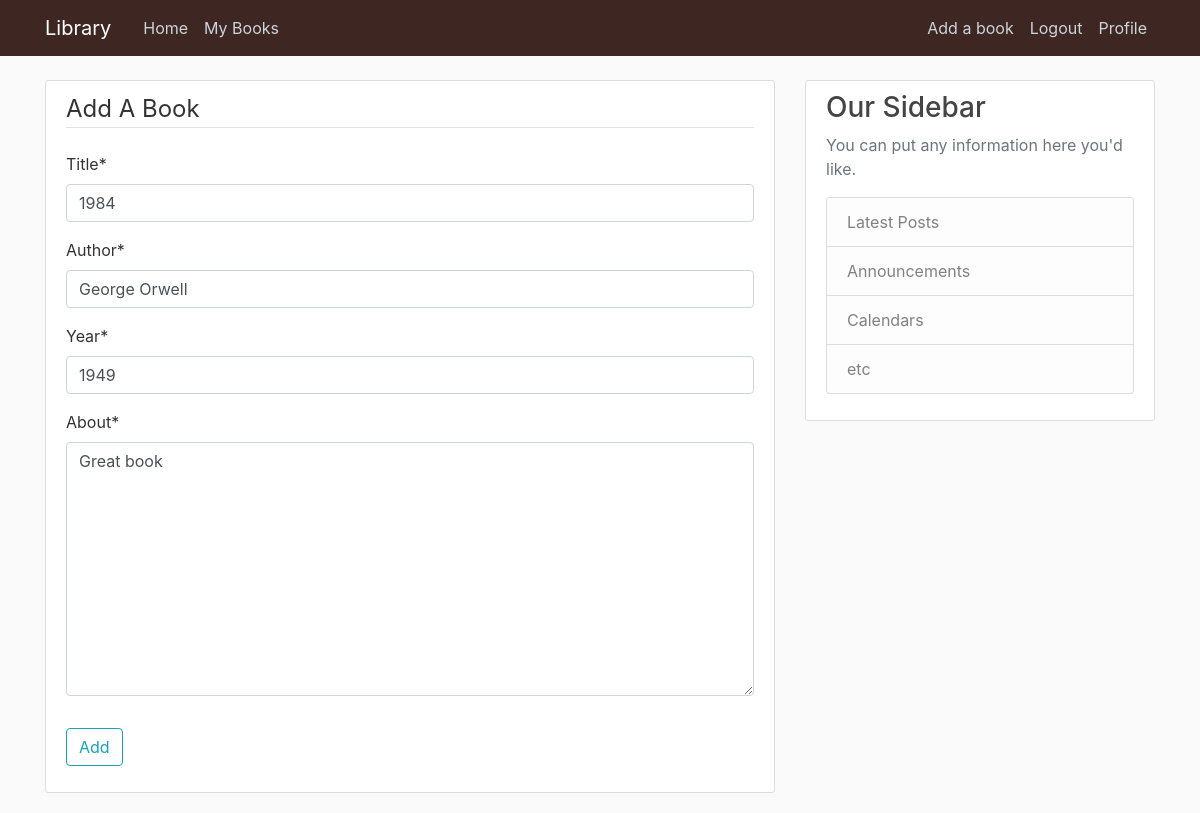
Screenshot of /books/5/update (signed in) with the database file from the repository.
### meh/models.py (models this page shows, shortened)
class Book(models.Model):
    title = models.CharField(max_length=100)
    author = models.CharField(max_length=100)
    year = models.CharField(max_length=7)
    about = models.TextField()
    username = models.ForeignKey(User, on_delete=models.CASCADE)
    author_url = models.CharField(max_length=100, blank=True, editable=False)

### meh/views.py (the view, shortened to what this page needs)
# urls.py: path('books/<int:pk>/update', BookUpdateView.as_view(), name="book-update"),
class BookUpdateView(LoginRequiredMixin, UserPassesTestMixin, UpdateView):
    model = Book
    fields = ['title', 'author', 'year', 'about']
    def test_func(self):
        book = self.get_object()
        if self.request.user == book.username:
            return True
        return False

### meh/templates/meh/book_form.html (shortened to what this page needs)
{% extends "meh/base.html" %}
{% load crispy_forms_tags %}
{% block content %}
    <div class="content-section">
        <form method="POST">
            <fieldset class="form-group">
                <legend class="border-bottom mb-4">
                    Add A Book
                </legend>
                {{ form|crispy }}
            </fieldset>
            <div class="form-group">
                <button class="btn btn-outline-info" type="submit">Add</button>
            </div>
        </form>
    </div>
{% endblock content %}

### meh/static/meh/main.css (style rules this page uses)
body { background: #fafafa; color: #333333; margin-top: 5rem; }
.content-section { background: #ffffff; padding: 10px 20px; border: 1px solid #dddddd; border-radius: 3px; margin-bottom: 20px; }

### rows the page displays
Book: title "1984", author "George Orwell", year "1949", about "Great book"
